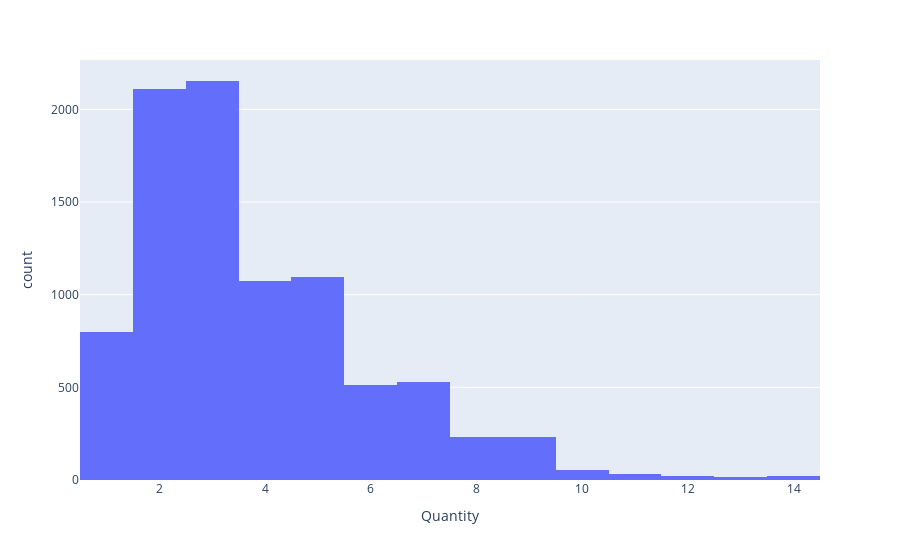

This figure's notebook cell:
### Code cell
# Write your code here (10.3)
fig = px.histogram(superstore_order, x="Quantity")
fig.show()

### Figure 1 — Plotly figure (JSON) as saved in the notebook; plotly's stock layout.template omitted (floating-point values rounded to 4 significant figures; data arrays with more than 128 entries replaced by an {"elided": "..."} marker saying what was removed)
{"data": [{"alignmentgroup": "True", "bingroup": "x", "hovertemplate": "Quantity=%{x}<br>count=%{y}<extra></extra>", "legendgroup": "", "marker": {"color": "#636efa", "pattern": {"shape": ""}}, "name": "", "offsetgroup": "", "orientation": "v", "showlegend": false, "type": "histogram", "x": {"elided": "8880 int values"}, "xaxis": "x", "yaxis": "y"}], "layout": {"barmode": "relative", "legend": {"tracegroupgap": 0}, "margin": {"t": 60}, "xaxis": {"anchor": "y", "domain": [0, 1], "title": {"text": "Quantity"}}, "yaxis": {"anchor": "x", "domain": [0, 1], "title": {"text": "count"}}}}
